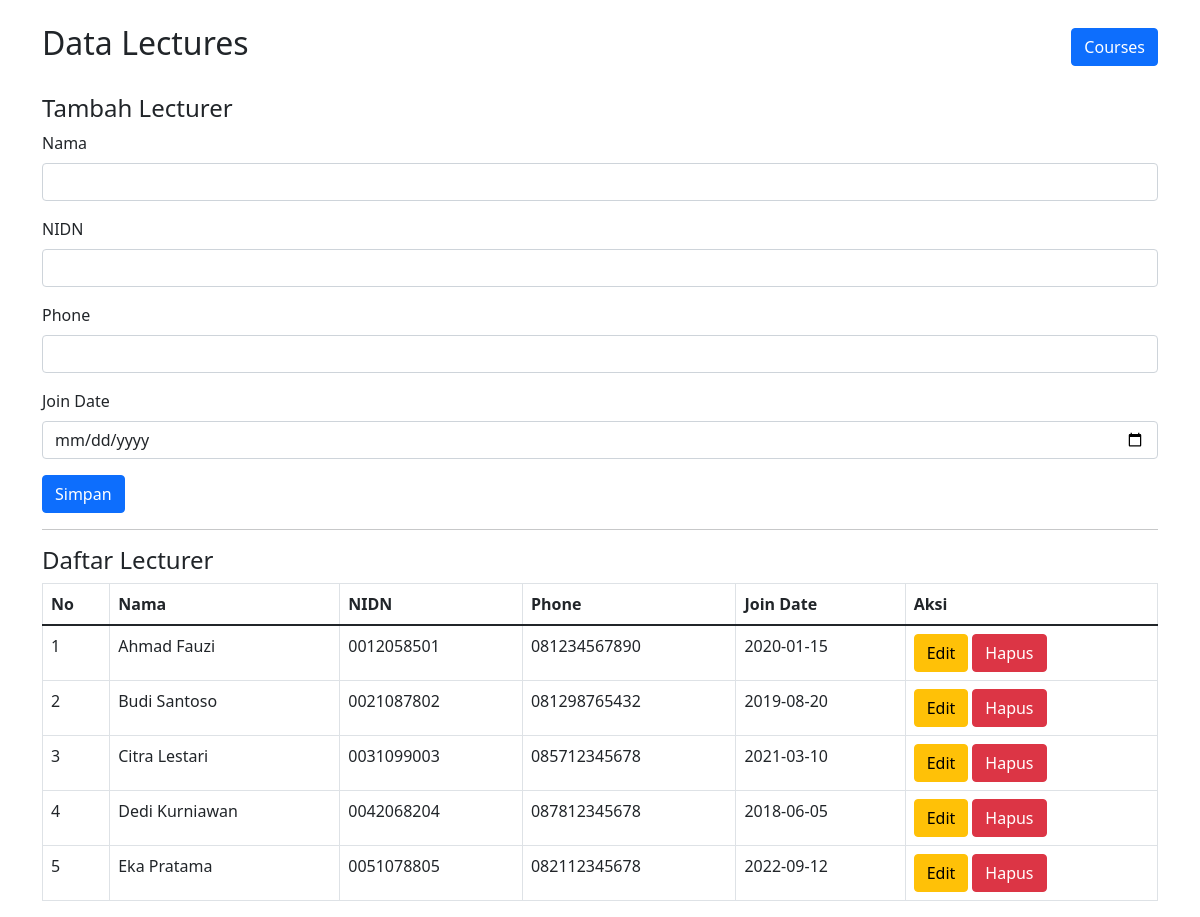
The page / on the database its author committed.
### tables this page shows
CREATE TABLE `lectures` (
  `ID` int(11) NOT NULL,
  `nama` varchar(100) NOT NULL,
  `NIDN` varchar(20) NOT NULL,
  `phone` varchar(15) DEFAULT NULL,
  `joindate` date DEFAULT NULL
);

### controllers/lecturesController.php (called while the page is built, shortened)
<?php
include_once("models/Lectures.php");
include_once("views/lecturesView.php");
class lecturesController
{
  private $lectures;
  function __construct()
  {
    $this->lectures = new Lectures(Config::$db_host, Config::$db_user, Config::$db_pass, Config::$db_name);
  }
  public function index()
  {
    $this->lectures->open();
    $this->lectures->getLectures();
    $data = array();
    while ($row = $this->lectures->getResult()) {
      array_push($data, $row);
    }
    $view = new lecturesView();
    $view->render($data);
  }
}

### views/lecturesView.php (the view, shortened to what this page needs)
<?php
class lecturesView
{
    public function render($data, $editData = null)
    {
        $no = 1;
        echo "<!DOCTYPE html>";
        echo "<html lang='id'>";
        echo "<head>";
        echo "<link href='https://cdn.jsdelivr.net/npm/bootstrap@5.1.3/dist/css/bootstrap.min.css' rel='stylesheet'>";
        echo "</head>";
        echo "<body class='container mt-4'>";
        echo "<div class='d-flex justify-content-between align-items-center mb-4'>";
        echo "<h2>Data Lectures</h2>";
        echo "<a href='courses.php' class='btn btn-primary'>Courses</a>";
        echo "</div>";
        if ($editData != null) {
            echo "<h4>Edit Lecturer</h4>";
            echo "<form action='index.php' method='POST'>";
            echo "<input type='hidden' name='ID' value='" . $editData['ID'] . "'>";
            echo "<input type='hidden' name='aksi' value='edit'>";
        } else {
            echo "<h4>Tambah Lecturer</h4>";
            echo "<form action='index.php' method='POST'>";
        }
        echo "<div class='mb-3'>";
        echo "<label class='form-label'>Nama</label>";
        echo "<input type='text' name='nama' class='form-control' value='" . ($editData['nama'] ?? '') . "' required>";
        echo "</div>";
        echo "<div class='mb-3'>";
        echo "<label class='form-label'>NIDN</label>";
        echo "<input type='text' name='NIDN' class='form-control' value='" . ($editData['NIDN'] ?? '') . "' required>";
        echo "</div>";
        echo "<div class='mb-3'>";
        echo "<label class='form-label'>Phone</label>";
        echo "<input type='text' name='phone' class='form-control' value='" . ($editData['phone'] ?? '') . "' required>";
        echo "</div>";
        echo "<div class='mb-3'>";
        echo "<label class='form-label'>Join Date</label>";
        echo "<input type='date' name='joindate' class='form-control' value='" . ($editData['joindate'] ?? '') . "' required>";
        echo "</div>";
        echo "<button type='submit' class='btn btn-primary'>";
        echo ($editData != null) ? "Update" : "Simpan";
        echo "</button>";
        echo "</form>";
        echo "<hr>";
        echo "<h4>Daftar Lecturer</h4>";
        echo "<table class='table table-bordered'>";
        echo "<thead>";
        echo "<tr>
                <th>No</th>
                <th>Nama</th>
                <th>NIDN</th>
                <th>Phone</th>
                <th>Join Date</th>
                <th>Aksi</th>
            </tr>";
        echo "</thead>";
        echo "<tbody>";
        foreach ($data as $val) {
            list($id, $nama, $nidn, $phone, $joindate) = $val;
            echo "<tr>";
            echo "<td>" . $no++ . "</td>";
            echo "<td>" . $nama . "</td>";
            echo "<td>" . $nidn . "</td>";
            echo "<td>" . $phone . "</td>";
            echo "<td>" . $joindate . "</td>";
            echo "<td>";
            echo "<a href='index.php?id_edit=" . $id . "' class='btn btn-warning me-1'>Edit</a>";
            echo "<a href='index.php?id_hapus=" . $id . "' class='btn btn-danger' onclick=\"return confirm('Yakin ingin menghapus data ini?')\">Hapus</a>";
            echo "</td>";
            echo "</tr>";
        }
        echo "</tbody>";
        echo "</table>";
        echo "</body>";
        echo "</html>";
    }
}

### rows shown on the page
lectures: nama "Ahmad Fauzi", NIDN "0012058501", phone "081234567890", joindate "2020-01-15"
lectures: nama "Budi Santoso", NIDN "0021087802", phone "081298765432", joindate "2019-08-20"
lectures: nama "Citra Lestari", NIDN "0031099003", phone "085712345678", joindate "2021-03-10"
lectures: nama "Dedi Kurniawan", NIDN "0042068204", phone "087812345678", joindate "2018-06-05"
lectures: nama "Eka Pratama", NIDN "0051078805", phone "082112345678", joindate "2022-09-12"
